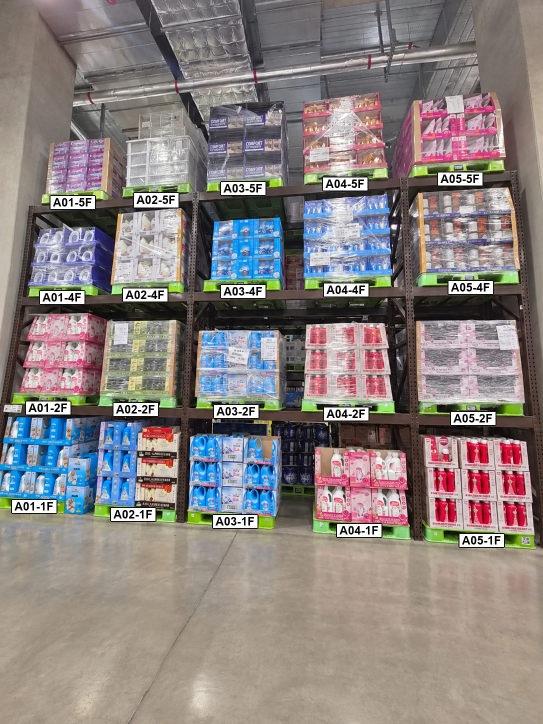
#> input picture project/test_image_ai/276ec63e-e08f-4915-b585-582e9529bdaa.png, 1086 x 1448 px (shown at 1/2 size)
$ python -i prepare.py   (imports and definitions only)
#> lines starting #> are read from the running program, lines starting #| are printed output that depends on the picture
"""Rebuild precise, unique test labels; annotations are not inference inputs."""
import copy
import csv
import hashlib
import io
import json
from pathlib import Path
import sys

import cv2
import numpy as np
from PIL import Image, ImageDraw, ImageFont

folder=Path(__file__).resolve().parent
project=folder.parents[1]
scratch=Path(sys.argv[1])
# [1 line that did not run here, left out]
# [1 line that did not run here, left out]
extra=json.loads((project/'test_photos/rack_labelled/extra_annotations.json').read_text(encoding='utf-8'))
#> (reads project/test_photos/rack_labelled/extra_annotations.json from the repository)
# [1 line that did not run here, left out]
# [1 line that did not run here, left out]
font_path='C:/Windows/Fonts/arialbd.ttf'
sys.path.insert(0,str(project/'app/src/main/java/com/example/myapp/F03_py'))
from f03_live_ocr import rack_readings

def label_rectangles(image):
    gray=cv2.cvtColor(np.array(image),cv2.COLOR_RGB2GRAY)
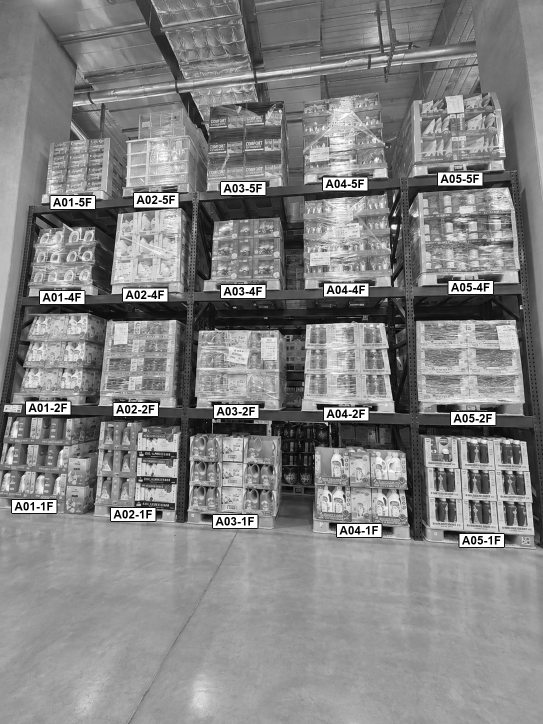
#> gray: shape (1448, 1086) (shown at 1/2 size); min 0, max 255, mean 131.7
    count,_,stats,_=cv2.connectedComponentsWithStats(cv2.inRange(gray,215,255))
#> count = 3251
    height,width=gray.shape
#> height = 1448; width = 1086
    return [(int(x-2),int(y-2),int(x+w+2),int(y+h+2)) for x,y,w,h,area in stats[1:count]
            if .018*width<w<.24*width and .005*height<h<.035*height
            and 1.7<w/h<10 and area/(w*h)>.40]

plan=[]; scenes=[]
# [108 lines not run here, left out]

>>> import cv2
>>> picture = cv2.cvtColor(cv2.imread('../../test_image_ai/276ec63e-e08f-4915-b585-582e9529bdaa.png'), cv2.COLOR_BGR2RGB)
>>> result = label_rectangles(picture)
#> result = 33 items, first 6: (679, 199, 704, 213), (664, 212, 703, 232), (659, 326, 712, 354), (874, 343, 967, 373), (644, 353, 737, 383), (440, 362, 533, 392)
